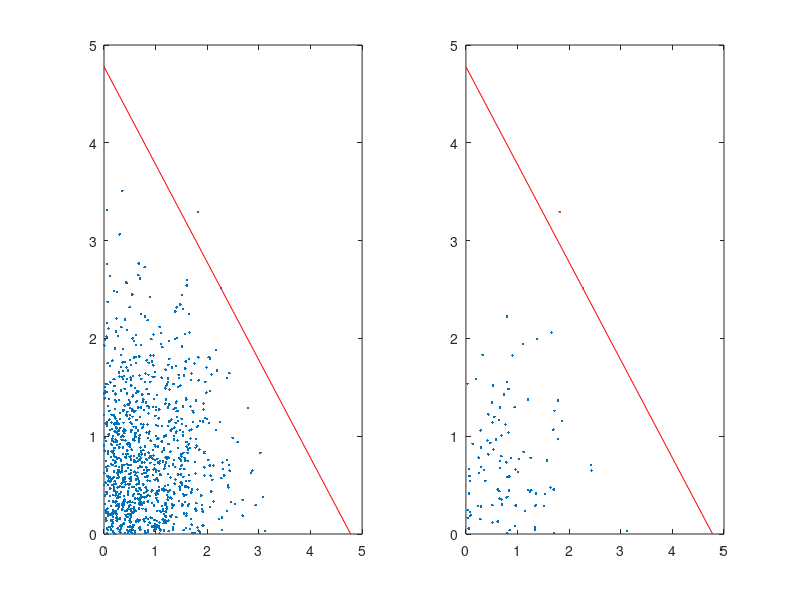

The MATLAB source for this figure:
%% Linear Optimisation with Chance Constraints
% Moving plane problem


%% Gaussian distribution Samples and Subsamples
% generate a sample of N constraints fromt this m samples will be selected

N = 1000;  % number of global samples

P = [0 , 0]';           % defines the mean Point for the Gaussian

D = randn(2,N) + P;         % generates 2 by N Gaussian distributed number with mean at P
D = abs(D);             % keeps only positive numbers

m = 100;                % subset of samples
if m >= N
    error('m is the size of the subset of N: it must be small than N')
end

D1 = D(:,1:m);        % first subset

%% Define plane

c = [1 1]';             % the normal that defines the plane

d1 = c'*D1;             % vector: all distances from samples to plane

[dmax1,I1] = max(d1);        % greatest distance from plane which intersects a sample to origin, and index

x_d1 = D1(:,I1);        % finds the point that intersects normal which is furthest from origin

Plane_grad1 = -c(1) / c(2);     % finds the gradient of line of the plane

plane_Y_intercept = x_d1(2) - Plane_grad1*x_d1(1);          % find x and y intersepts for plotting purposes
plane_X_intercept = -plane_Y_intercept / Plane_grad1;       % find x and y intersepts for plotting purposes

plane = [0 plane_X_intercept  ; plane_Y_intercept  0];      % two points to plot plane

%% Violation Function

% find the number of points that are outside the plane

d = c'*D;           % perpendicular distances of all the points from the full sample N

eta_1 = d(d >= dmax1);      % all values from the greater set that Violate sub-sample

Probab_eta_1 = length(eta_1) / N;           % Probability eta
One_Minus_eta = 1 - Probab_eta_1;           % violation probability 1 - eta

violate_index_1 = find(d >= dmax1);
violate_1 = D(:,violate_index_1);



%% Plots figures necessary

figure

subplot(1,2,1)
axis square
plot(D(1,:),D(2,:),'.')         % plots Largest set of random samples
hold on 
plot(plane(1,:),plane(2,:),'r')
hold off

subplot(1,2,2)
axis square

plot(D1(1,:),D1(2,:),'.')         % plots Largest set of random samples
hold on 
plot(plane(1,:),plane(2,:),'r')

plot(violate_1(1,:),violate_1(2,:),'.')

hold off





